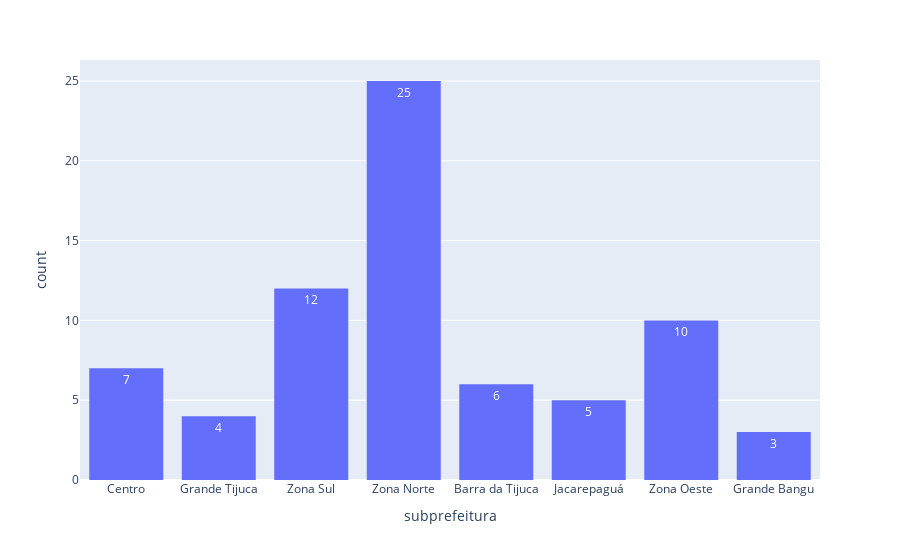

Source (notebook cell):
### Markdown cell above
### 4) Qual o nome da subprefeitura com mais chamados abertos nesse dia?

### Code cell
fig = px.histogram(df, x="subprefeitura", barmode='group', text_auto= True)
fig.update_layout(bargap=0.2)
fig.show()

### Figure 1 — Plotly figure (JSON) as saved in the notebook; plotly's stock layout.template omitted (floating-point values rounded to 4 significant figures)
{"data": [{"alignmentgroup": "True", "bingroup": "x", "hovertemplate": "subprefeitura=%{x}<br>count=%{y}<extra></extra>", "legendgroup": "", "marker": {"color": "#636efa", "pattern": {"shape": ""}}, "name": "", "offsetgroup": "", "orientation": "v", "showlegend": false, "texttemplate": "%{value}", "type": "histogram", "x": ["Centro", "Centro", "Centro", "Centro", "Centro", "Centro", "Centro", "Grande Tijuca", "Grande Tijuca", "Zona Sul", "Zona Sul", "Zona Sul", "Zona Sul", "Zona Sul", "Zona Sul", "Zona Sul", "Zona Sul", "Zona Sul", "Zona Sul", "Zona Sul", "Zona Sul", "Grande Tijuca", "Grande Tijuca", "Zona Norte", "Zona Norte", "Zona Norte", "Zona Norte", "Zona Norte", "Zona Norte", "Zona Norte", "Zona Norte", "Zona Norte", "Zona Norte", "Zona Norte", "Zona Norte", "Zona Norte", "Zona Norte", "Zona Norte", "Zona Norte", "Zona Norte", "Zona Norte", "Zona Norte", "Zona Norte", "Zona Norte", "Zona Norte", "Zona Norte", "Zona Norte", "Zona Norte", "Barra da Tijuca", "Barra da Tijuca", "Barra da Tijuca", "Jacarepaguá", "Jacarepaguá", "Jacarepaguá", "Jacarepaguá", "Barra da Tijuca", "Barra da Tijuca", "Barra da Tijuca", "Jacarepaguá", "Zona Oeste", "Zona Oeste", "Zona Oeste", "Grande Bangu", "Zona Oeste", "Grande Bangu", "Zona Oeste", "Grande Bangu", "Zona Oeste", "Zona Oeste", "Zona Oeste", "Zona Oeste", "Zona Oeste"], "xaxis": "x", "yaxis": "y"}], "layout": {"bargap": 0.2, "barmode": "group", "legend": {"tracegroupgap": 0}, "margin": {"t": 60}, "xaxis": {"anchor": "y", "domain": [0, 1], "title": {"text": "subprefeitura"}}, "yaxis": {"anchor": "x", "domain": [0, 1], "title": {"text": "count"}}}}
